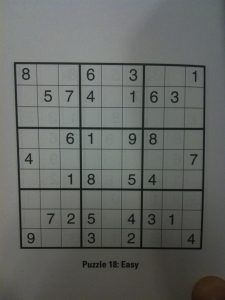
#> input picture Sudoku.jpg, 225 x 300 px
$ python 3_6_Canny2.py
#> lines starting #> are read from the running program, lines starting #| are printed output that depends on the picture; after the words box and inside, x2 and y2 are one past the last pixel; in counts of white or black regions, pixels touching at a corner belong together
import cv2
import numpy as np
from matplotlib import pyplot as plt

img = cv2.imread('Sudoku.jpg',0)
#> img: shape (300, 225); min 1, max 156, mean 101.8

edges = cv2.Canny(img,100,200)
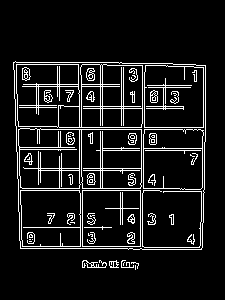
#> edges: shape (300, 225); 9.5% white in thin lines or dots, all inside (x1, y1, x2, y2) = (13, 61, 206, 270)


titles = ['Original Image', 'Filtered image',
            'Gx', 'Gy']

images = [img, edges]

for i in range(2):
    plt.subplot(1,2,i+1),plt.imshow(images[i],'gray')
    plt.title(titles[i])
    plt.xticks([]),plt.yticks([])
plt.show()
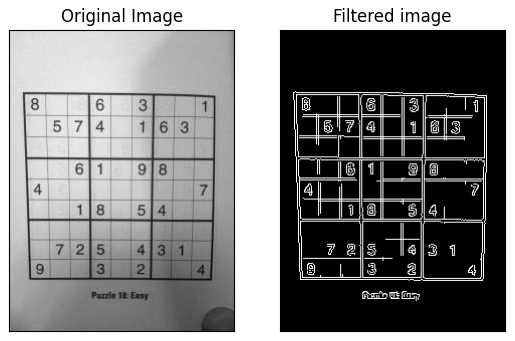
#> figure drawn by matplotlib, 2 panels

cv2.waitKey(0)
cv2.destroyAllWindows()

$ run again, with Face.jpg copied over Sudoku.jpg
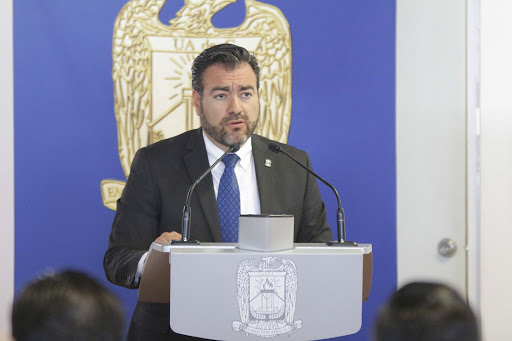
#> input picture Face.jpg, 512 x 341 px
#> `edges = cv2.Canny(img,100,200)`:
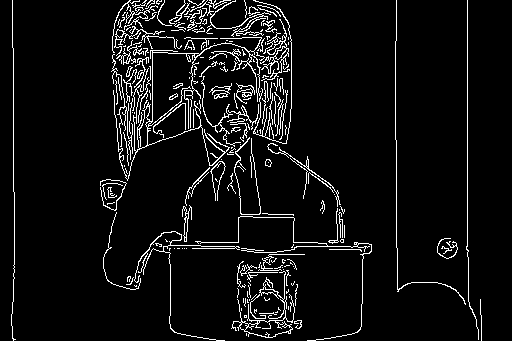
#> edges: shape (341, 512); 6.3% white in thin lines or dots
#> `plt.show()`:
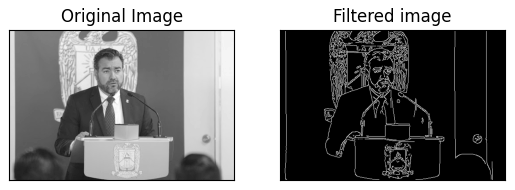
#> figure drawn by matplotlib, 2 panels
